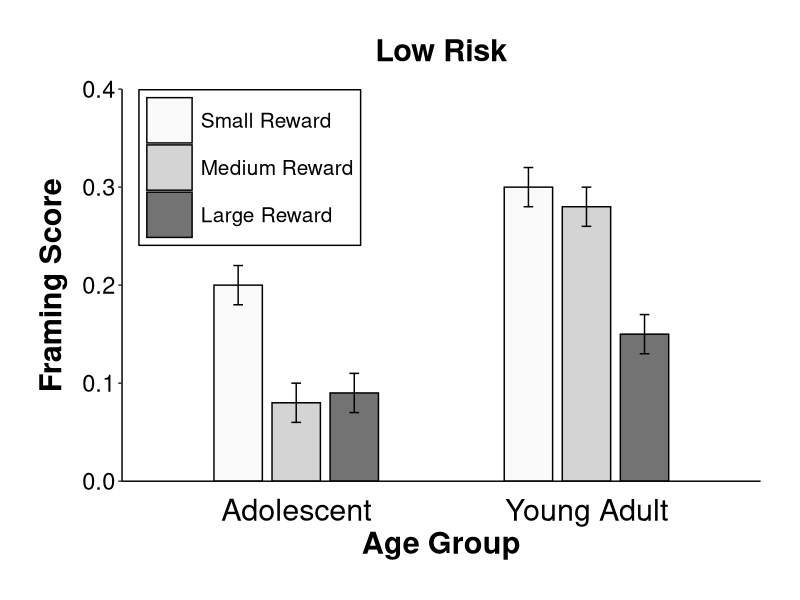

Write R code to recreate this figure.

############################################################################
############################################################################
###                                                                      ###
###                   HOW TO CREATE APA BAR GRAPH IN R                   ###
###                                                                      ###
############################################################################
############################################################################




library(tidyverse)

viz_data_one <- tibble(
  age_group = c(rep("Adolescent", 3), rep("Young Adult", 3)),
  framing_score = c(0.2, 0.08, 0.09, 0.3, 0.28, 0.15),
  upper = framing_score + .02,
  lower = framing_score - .02,
  reward = rep(c("Small Reward", "Medium Reward", "Large Reward"), 2)
) %>%
  mutate(
    reward = as_factor(reward) %>% fct_relevel("Small Reward",
                                               "Medium Reward",
                                               "Large Reward")
  )

viz_data_one %>%
  ggplot(aes(x = age_group,
             y = framing_score,
             fill = reward,
             ymin = lower,
             ymax = upper)) +
  geom_col(width = .5, position = position_dodge(.6),
           color = "black") +
  geom_errorbar(width = .1, position = position_dodge(.6)) +
  scale_fill_manual(values = c("#FAFAFA", "#D4D4D4", "#737373")) +
  scale_y_continuous(expand = expansion(0),
                     limits = c(0, 0.4),
                     breaks = seq(0, .4, .1)) +
  labs(
    x = "Age Group",
    y = "Framing Score",
    fill = NULL,
    title = "Low Risk"
  ) +
  theme(
    plot.margin = unit(c(1, 1, 1, 1), "cm"),
    panel.background = element_blank(),
    plot.title = element_text(size = 22, face = "bold",
                              hjust = 0.5,
                              margin = margin(b = 15)),
    axis.line = element_line(color = "black"),
    axis.title = element_text(size = 22, color = "black",
                              face = "bold"),
    axis.text = element_text(size = 22, color = "black"),
    axis.text.x = element_text(margin = margin(t = 10)),
    axis.text.y = element_text(size = 17),
    axis.title.y = element_text(margin = margin(r = 10)),
    axis.ticks.x = element_blank(),
    legend.position = c(0.20, 0.80),
    legend.background = element_rect(color = "black"),
    legend.text = element_text(size = 15),
    legend.margin = margin(t = 5, l = 5, r = 5, b = 5),
    legend.key = element_rect(color = NA, fill = NA)
  ) +
  guides(
    fill = guide_legend(
      keywidth = 1.2,
      keyheight = 1.2,
      default.unit= "cm"
    )
  )
